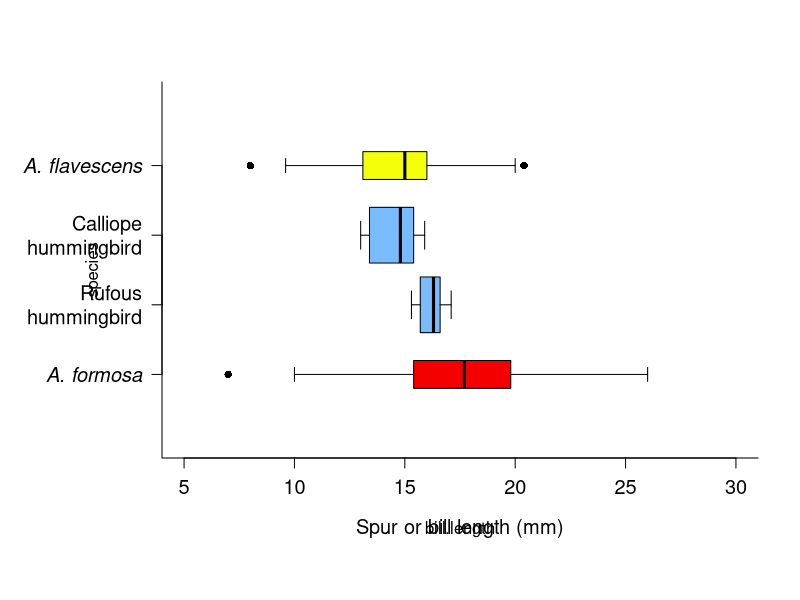

Here is the R script that generated this plot:
# ===== Comments =====
# This script plots a comparison of hummingbird bill lengths to Aquilegia spur lengths

# ===== Read Data =====

# Aquilegia data
a <- read.csv("herbarium/data/herbarium-data.csv", stringsAsFactors = FALSE)

fo <- which(a$species.label == "formosa")
fl <- which(a$species.label == "flavescens")

# hummingbird data
h <- read.csv("herbarium/data/hummingbird-bills.csv", stringsAsFactors = FALSE)

an <- which(h$species == "anna's")
ru <- which(h$species == "rufous")
ca <- which(h$species == "calliope")


# ===== Make Plot =====

dev.off()
par(oma = c(2,4,0,0), bty = "l")
h <- h[-an, ]

with(h, boxplot(bill.length ~ species, 
                horizontal = TRUE, pch = 16, xlim = c(0,5), at = c(3,2), 
                cex.axis = 1.2, ylim = c(5,30), yaxt = "n", lty = 1,
                col = rgb(30/255,144/255,1,.6)))

boxplot(a$spur.length[fo]*10, at = 1, add = TRUE, 
       horizontal = T, col = "#F50000", pch = 16, lty = 1, axes=F)

boxplot(a$spur.length[fl]*10, horizontal=TRUE, at = 4,
        col = "#F5FF0A", pch = 16, add = TRUE, lty=1, axes = F )

# garnishments
axis(2, at = c(2,3), labels = c( "Rufous\nhummingbird", "Calliope\nhummingbird"), 
     cex.axis = 1.2, las = 2, cex.lab = 1.1)

axis(2, at = c(1,4), labels = c("A. formosa", "A. flavescens"), 
     cex.axis = 1.2, font = 3, las = 2, cex.lab = 1.1)

mtext(side = 1, text = "Spur or bill length (mm)", line = 3, cex = 1.2 )

# ===== Stop